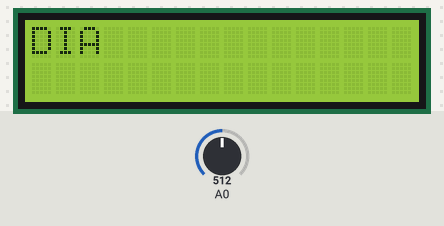
This sketch was run on a simulated Arduino Uno, built with avr-gcc and run on an emulated ATmega328P. Shown: 16×2 character LCD. Inputs (shaded band) come from the test bench; at power-on: A0 = 512.

Above: at 1.2 s.
1.3 s: A0 set to 493
At 2.8 s:
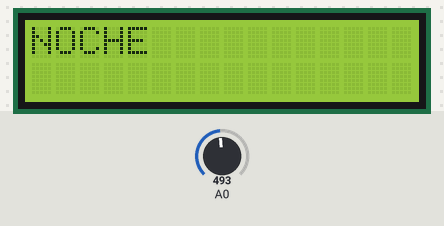
5.4 s: A0 set to 510
At 6.9 s:
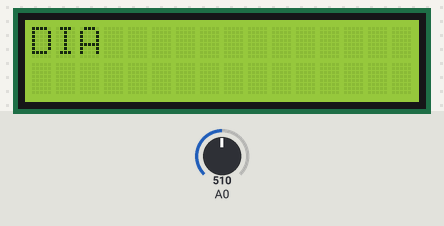
9.5 s: A0 set to 490
At 10.5 s:
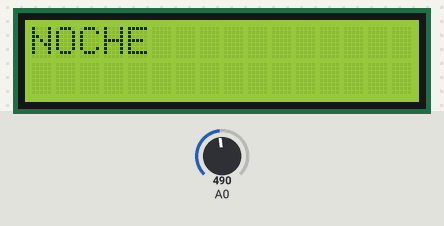
Timing chart, 0 to 12.5 s (numbered marks = the images above; inputs shaded):
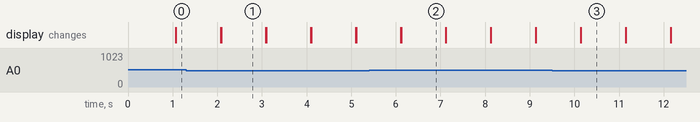

Measured:
- the behaviour switches between 500 and 499 on A0 (found by bisection; images 0 and 1)
- after the input at 1.3 s, the display: first differs from a run without the input after 0.78 s (image 1)
- after the input at 5.4 s, the display: first differs from a run without the input after 0.72 s (image 2)
- after the input at 9.5 s, the display: first differs from a run without the input after 0.64 s (image 3)
- what the display in image 1 shows lasts 1.0 s, from 2.1 s to 3.1 s

The sketch:

dia_noche.ino
```cpp
#include <Wire.h> //incluimos librería wire
#include <LiquidCrystal_I2C.h> //incluimos librería LCD
LiquidCrystal_I2C lcd(0x27,16,2); //definimos dirección i2c del LCD

void setup() {
  lcd.init(); //iniciamos el LCD
  lcd.backlight(); //encendemos el LCD
}

void loop() {
  if (analogRead(A0)>=500){ //verificamos si la intensidad de luz es mayor o igual a 500
    lcd.setCursor(0,0); //ubicamos el cursor donde vamos a escribir
    lcd.print("DIA"); //escribimos "DIA"
    delay(1000); //aguardamos 1 segundo
    lcd.clear(); //borramos el LCD
  }
else{ //de lo contrario
  lcd.setCursor(0,0); //ubicamos el cursor donde vamos a escribir
  lcd.print("NOCHE"); //escribimos "NOCHE"
  delay(1000); //aguardamos 1 segundo
  lcd.clear(); //borramos el LCD
}
}
```
